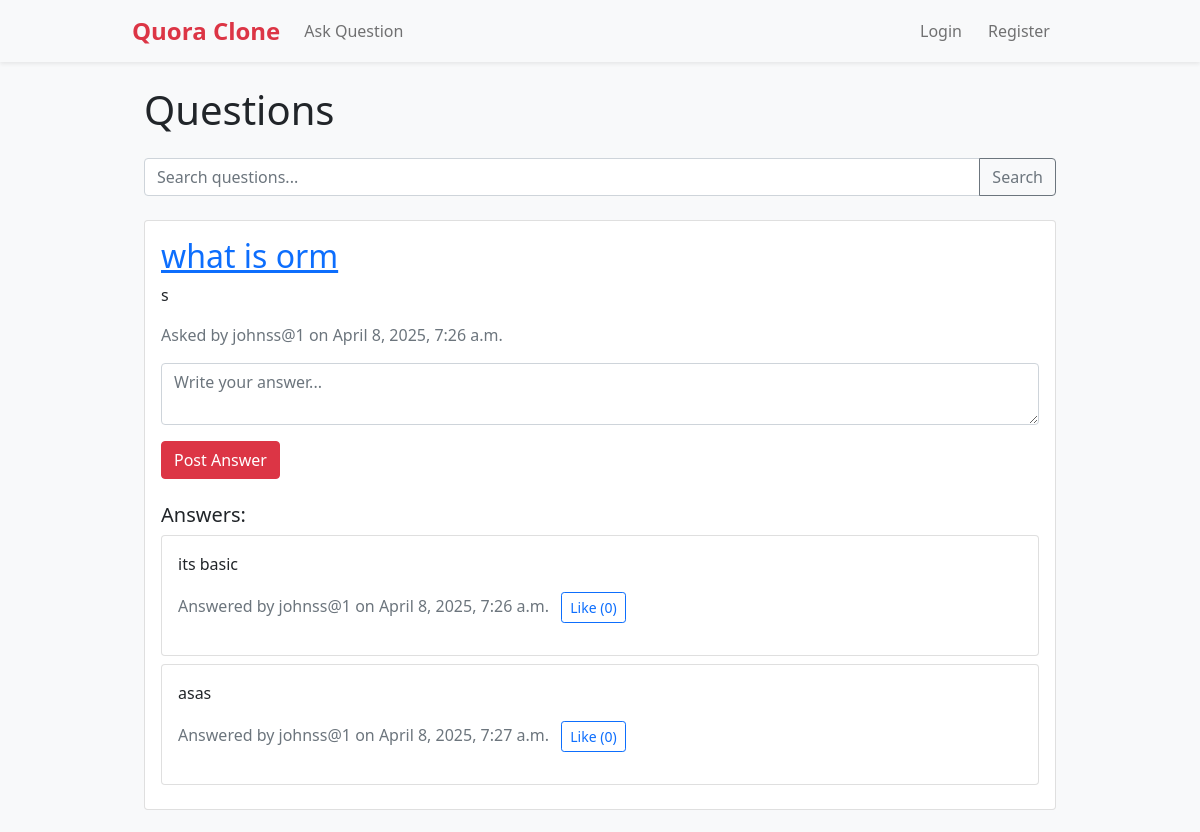
/ (upper part), run on an earlier commit of the app's database.
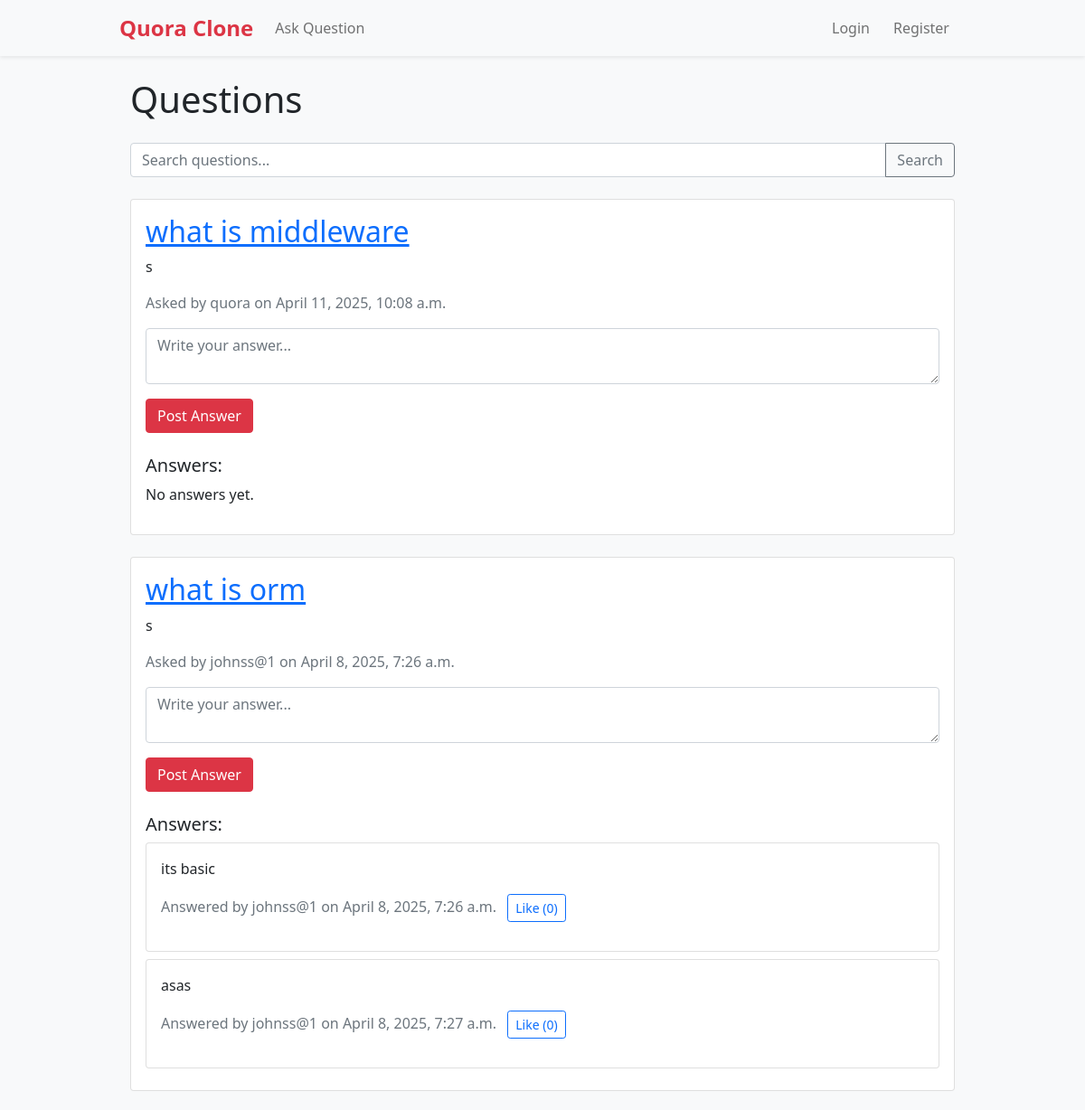
And on a later commit of the database.
### quorapp/models.py (models this page shows, shortened)
class Question(models.Model):
    title = models.CharField(max_length=200)
    content = models.TextField()
    author = models.ForeignKey(User, on_delete=models.CASCADE)
    created_at = models.DateTimeField(auto_now_add=True)
    updated_at = models.DateTimeField(auto_now=True)

class Answer(models.Model):
    content = models.TextField()
    question = models.ForeignKey(Question, on_delete=models.CASCADE, related_name='answers')
    author = models.ForeignKey(User, on_delete=models.CASCADE)
    created_at = models.DateTimeField(auto_now_add=True)
    updated_at = models.DateTimeField(auto_now=True)
    likes = models.ManyToManyField(User, related_name='liked_answers', blank=True)

### quorapp/views.py (the view)
# urls.py: path('', views.index, name='index'),
def index(request):
    query = request.GET.get('query')
    if query:
        questions = Question.objects.filter(title__icontains=query)
        data = query
        number = questions.count()
        return render(request, 'index.html', {'questions': questions, 'query': str(data), 'number': number})
    else:
        questions = Question.objects.all().order_by('-created_at')
        data = ""
        number = questions.count()
        return render(request, 'index.html', {'questions': questions, 'query': str(data), 'number': number})

### quorapp/templates/index.html (shortened to what this page needs)
{% extends 'base.html' %}
{% block content %}
    <div class="container mt-4">
        <h1 class="mb-4">Questions</h1>
    <form method="get" class="mb-4">
        <div class="input-group">
            <input type="text" name="query" class="form-control" placeholder="Search questions..." value="{{ request.GET.q }}">
            <button type="submit" class="btn btn-outline-secondary">Search</button>
        </div>
    </form>
        {% for question in questions %}
        <div class="card mb-4">
            <div class="card-body">
                <a href="{% url 'question_detail' question.id %}"> <h2 class="card-title" >{{ question.title }}</h2></a>
                <p class="card-text">{{ question.content }}</p>
                <p class="text-muted">Asked by {{ question.author.username }} on {{ question.created_at }}</p>
                <form method="post" action="{% url 'post_answer' question.id %}" class="mt-3">
                    <div class="mb-3">
                        <textarea name="content" class="form-control" placeholder="Write your answer..." required></textarea>
                    </div>
                    <button type="submit" class="btn btn-primary">Post Answer</button>
                </form>
                <div class="mt-4">
                    <h5>Answers:</h5>
                    {% for answer in question.answers.all %}
                    <div class="card mb-2">
                        <div class="card-body">
                            <p>{{ answer.content }}</p>
                            <p class="text-muted">
                                Answered by {{ answer.author.username }} on {{ answer.created_at }}
                                <a href="{% url 'like_answer' answer.id %}" class="btn btn-sm btn-outline-primary ms-2">
                                    Like ({{ answer.likes.count }})
                                </a>
                            </p>
                        </div>
                    </div>
                    {% empty %}
                    <p>No answers yet.</p>
                    {% endfor %}
                </div>
            </div>
        </div>
        {% empty %}
        <div class="alert alert-info">No questions yet.</div>
        {% endfor %}
    </div>
{% endblock %}

What changed in the data, as far as the page shows it:
added Question: title "what is middleware", content "s", author.username "quora", created_at "April 11, 2025, 10:08 a.m."
